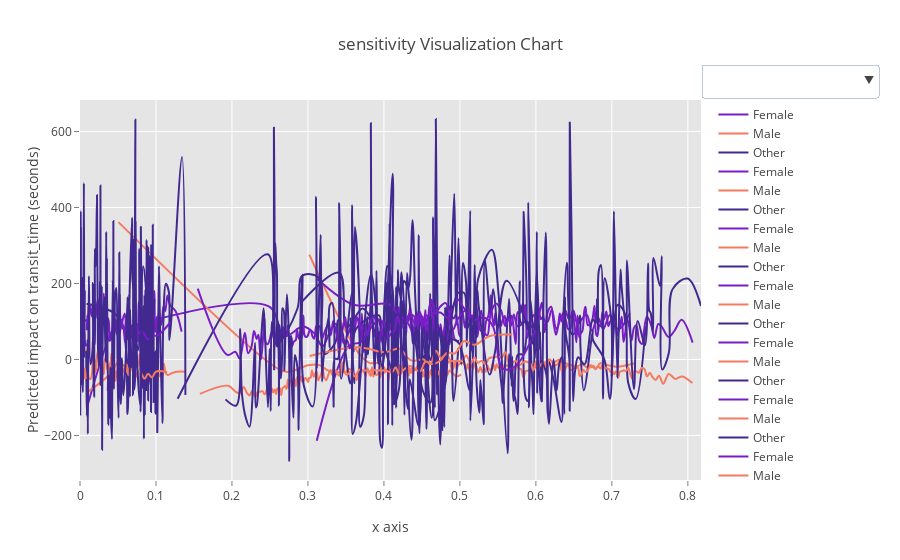

Notebook cell for this chart:
### Code cell
sense.data_set.viz_now(groupby_name='gender')
